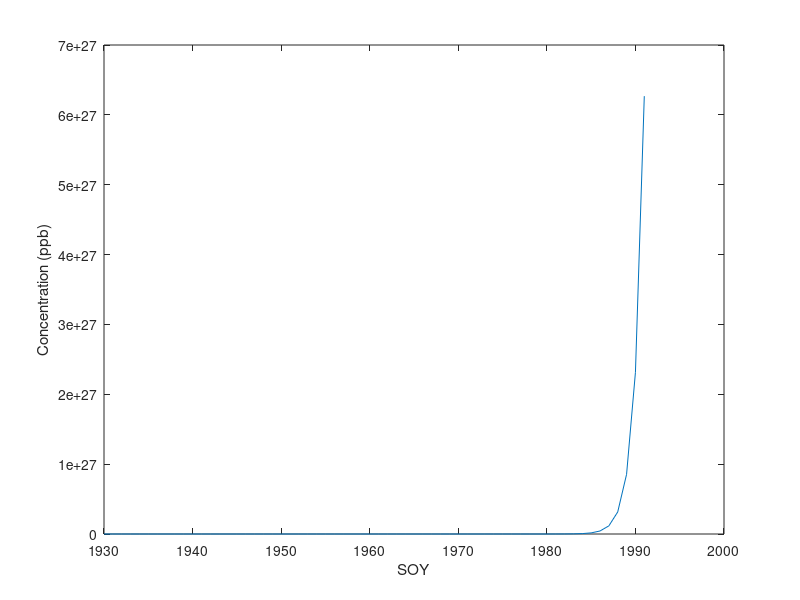

Recreate this plot in MATLAB.
lakeVolume = 2.9 * (10 ^ 9); % m^3
lakeMeanDepth = 33; % m
outputRiverDischarge = 1.25 * (10 ^ 9); % m^3/yr
sedimentRate = 12; % m/yr
initConcentration = 17.4; % ppb
eigenValue = (outputRiverDischarge/lakeVolume) + (sedimentRate/lakeMeanDepth);  % 1/yr
eulerConcentrations = zeros(1, 62); % from SOY 1930 through EOY 1990
rk4Concentrations = zeros(1, 62); % from SOY 1930 through EOY 1990
eulerConcentrations(1) = initConcentration;
rk4Concentrations(1) = initConcentration;
timeStep = 1; % year
loads = zeros(1, 62); % metric tons per year

% assign given loads (this is so fun :))
loads(2) = 40; % 1930
loads(12) = 40; % 1940
loads(13) = 55; % 1941
loads(21) = 55; % 1949
loads(22) = 84.8; % 1950
loads(23) = 81; % 1951
loads(28) = 81; % 1956
loads(29) = 93.2; % 1957
loads(30) = 104.3; % 1958
loads(31) = 115.3; % 1959
loads(32) = 126.4; % 1960 
loads(33) = 137.4; % 1961
loads(34) = 148.5; % 1962
loads(35) = 156.5; % 1963
loads(36) = 204.2; % 1964
loads(37) = 142.8; % 1965
loads(38) = 124.8; % 1966
loads(39) = 54.3; % 1967
loads(40) = 59.1; % 1968
loads(41) = 48.2; % 1969
loads(42) = 59; % 1970
loads(43) = 53.8; % 1971
loads(44) = 103.4; % 1972
loads(45) = 42.9; % 1973
loads(46) = 58.5; % 1974
loads(47) = 99.3; % 1975
loads(48) = 42.9; % 1976
loads(49) = 60.3; % 1977
loads(50) = 48.6; % 1978
loads(51) = 60.5; % 1979

for i = 52:63
    loads(i) = 60.5; % 1980 through 1990
end
% end of assignment

for i = 2:timeStep:length(eulerConcentrations)
    % euler method
    eulerConcentrations(i) = eulerConcentrations(i - 1) + (((loads(i) * (10 ^ 9))/lakeVolume) - (eigenValue * eulerConcentrations(i - 1))) * timeStep;
    % RK4 method
    k_1 = ((loads(i) * (10 ^ 9))/lakeVolume) + rk4Concentrations(i - 1);
    k_2 = ((loads(floor(i + (0.5 * timeStep))) * (10 ^ 9))/lakeVolume) + rk4Concentrations(i - 1) + 0.5 * timeStep * k_1;
    k_3 = ((loads(floor(i + (0.5 * timeStep))) * (10 ^ 9))/lakeVolume) + rk4Concentrations(i - 1) + 0.5 * timeStep * k_2;
    k_4 = ((loads(floor(i + timeStep)) * (10 ^ 9))/lakeVolume) + rk4Concentrations(i - 1) + timeStep * k_3;
    rk4Concentrations(i) = rk4Concentrations(i - 1) + (timeStep * (k_1 + (2 * k_2) + (2 * k_3) + k_4))/6; 
end

x = 1930:1:1991;
% initiating plot with labels
figure;
% plot(x, eulerConcentrations);
plot(x, rk4Concentrations);
xlabel('SOY');
ylabel('Concentration (ppb)');